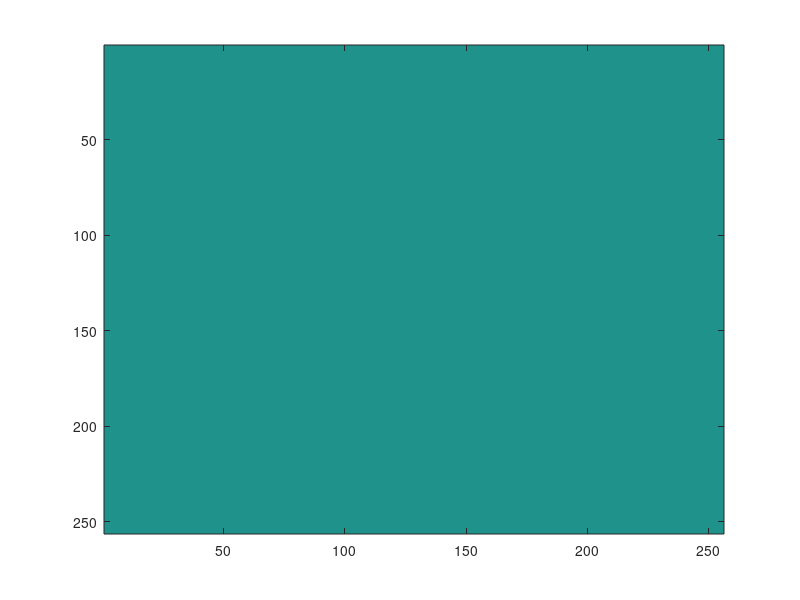

This chart was generated by the following MATLAB code: (Note: this script raises an error after producing the figure.)
% script_test_onion_thin
%
% chenzhe, 2018-05-21


clear; 
close all;
%% option setting -1, load face image
% I = load('D:\p\m\DIC_Analysis\face.mat');
% I = I.I;
% I = double(I);
% J = ones(size(I));
%% option setting - 2.1, draw first image
I = zeros(256,256);
figure;imagesc(I);
h = imellipse();
% h = impoly();
h.wait();
I = h.createMask;
I = double(I).*reshape(1:length(I(:)),size(I,1),[]);
I2 = thin(I,inf);
I3 = I; I3(I2)=0;
close;figure;imagesc(I3); title('I');

J = ones(size(I));
%% option setting - 2.2, draw second image, instead of square
figure;imagesc(J);
% h = imellipse();
h = impoly();
h.wait();
J = h.createMask;
J = double(J).*reshape(1:length(J(:)),size(J,1),[]);
J2 = thin(J,inf);
J3 = J; J3(J2)=0;
close;figure;imagesc(J); title('J');

%%
[pxl_M_1, ind_M_1, skl_M_1] = onion_thin(I);
[pxl_M_2, ind_M_2, skl_M_2] = onion_thin(J);


%%

figure; imagesc(pxl_M_1)
figure; imagesc(pxl_M_2)
figure; imagesc(skl_M_1)
figure; imagesc(skl_M_2)

%%
[x,y] = meshgrid(1:size(pxl_M_1,2), 1:size(pxl_M_1,1));

xq = linspace(1,x(1,end),size(pxl_M_2,2));
yq = linspace(1,y(end,1),size(pxl_M_2,1));

xq = repmat(xq, size(pxl_M_2,1), 1);
yq = repmat(yq', 1, size(pxl_M_2,2));

pxl_M_1_interp = interp2(x,y,pxl_M_1,xq,yq,'nearest');
ind_M_1_interp = interp2(x,y,ind_M_1,xq,yq,'nearest');

img_interp = zeros(size(J));
for iR = 1:size(ind_M_2,1)
    for iC = 1:size(ind_M_2,2)
        try
            img_interp(ind_M_2(iR,iC)) = pxl_M_1_interp(iR,iC);
        catch
            img_interp(ind_M_2(iR,iC)) = 1;
        end
    end
end
figure;imagesc(img_interp);